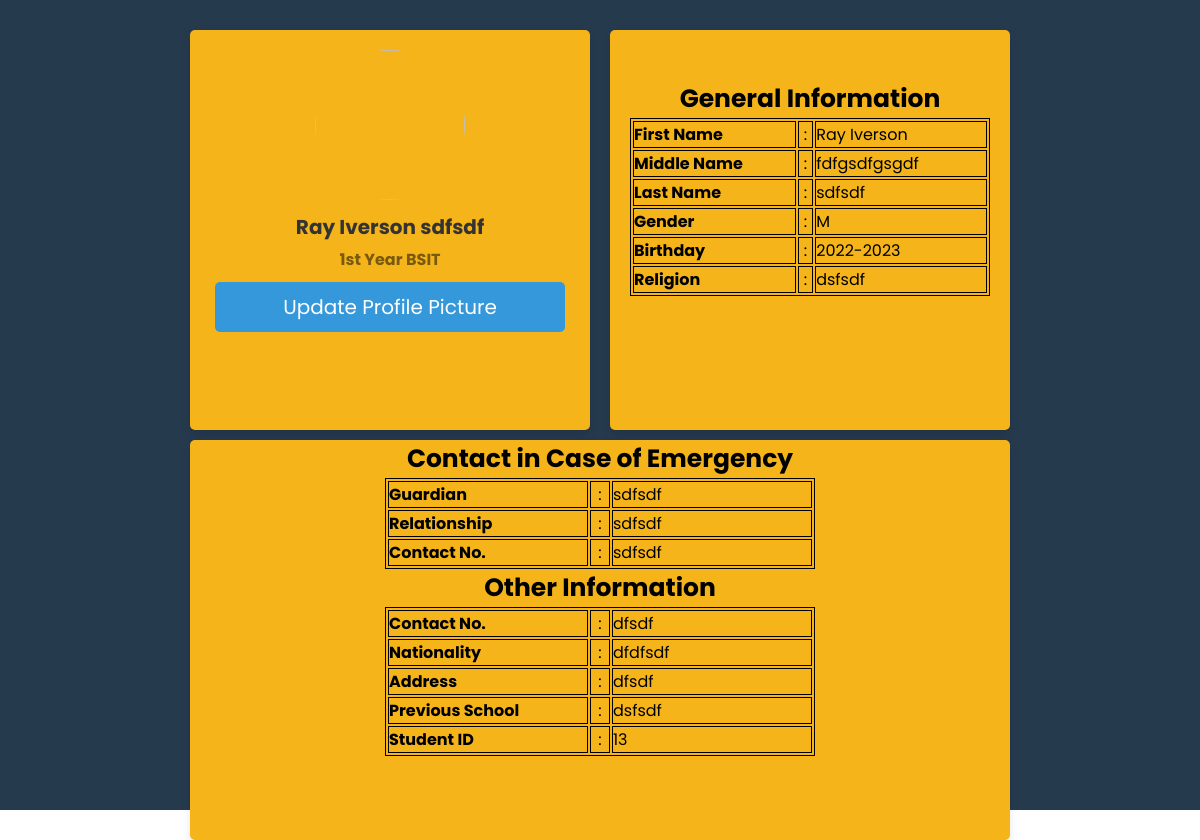
Screenshot of /UserProfile.php (signed in) with the database file from the repository.
### tables this page shows
CREATE TABLE `applicationform` (
  `id` int(11) NOT NULL,
  `stud_id` int(11) NOT NULL,
  `fName` varchar(255) NOT NULL,
  `mName` varchar(255) NOT NULL,
  `lName` varchar(255) NOT NULL,
  `gender` varchar(255) NOT NULL,
  `cNumber` varchar(255) NOT NULL,
  `nationality` varchar(255) NOT NULL,
  `address` varchar(255) NOT NULL,
  `prevSchool` varchar(255) NOT NULL,
  `course` varchar(255) NOT NULL,
  `year` varchar(255) NOT NULL,
  `schoolYear` varchar(255) NOT NULL,
  `emerName` varchar(255) NOT NULL,
  `emerRelationship` varchar(255) NOT NULL,
  `emerContact` varchar(255) NOT NULL,
  `birthday` varchar(30) NOT NULL,
  `religion` varchar(30) NOT NULL,
  `civilstatus` varchar(30) NOT NULL,
  `image` text NOT NULL,
  `type` varchar(10) NOT NULL
);

### UserProfile.php (the view, shortened to what this page needs)
<?php
include 'database.php';
if(isset($_SESSION['stud_id'])){
  $studid = $_SESSION['stud_id'];
  $sql = "SELECT * FROM applicationform where stud_id = '$studid'";
  $result = mysqli_query($mysqli, $sql);
  if(mysqli_num_rows($result)>0)
  {
      foreach($result as $row)
      {
      }
  }
}
$user_id = $_SESSION['stud_id'];
?>
<!DOCTYPE html>
<html lang="en">
<head>
</head>
<body>
    <div class="container">
      <div class="profile-two">
        <div class="profile">
            <?php
               $select = mysqli_query($mysqli, "SELECT * FROM applicationform WHERE stud_id = '$user_id'") or die('query failed');
               if(mysqli_num_rows($select) > 0){
                  $fetch = mysqli_fetch_assoc($select);
               }
               if($fetch['image'] == ''){
                  echo '<img src="default-avatar.png">';
               }else{
                  echo '<img src="uploaded_img/'.$fetch['image'].'">';
               }
            ?>
            <h3><?php echo $row['fName']." ".$row['lName']?></h3>
            <h4 style="opacity:50%;"><?php echo $row['year']." Year"." "."BS"."".$row['course'] ?></h4>
            <a href="updateProfilePic.php" class="btn">Update Profile Picture</a>
         </div>
         <div class="profile">
          <h1 style="text-align:center; margin-top:30px; font-size:25px;">General Information</h1>
          <table class="tbl">
            <tr>
            <th>First Name</th>
            <td>:</td>
            <td class="data"><?php echo $row['fName'];  ?></td>
              </tr>
              <tr>
            <th>Middle Name</th>
            <td>:</td>
            <td class="data"><?php echo $row['mName']; ?></td>
              </tr>
              <tr>
            <th>Last Name</th>
            <td>:</td>
            <td class="data"><?php echo $row['lName']; ?></td>
              </tr>
              <tr>
            <th>Gender</th>
            <td >:</td>
            <td class="data"><?php echo $row['gender']; ?></td>
              </tr>
              <tr>
            <th>Birthday</th>
            <td>:</td>
            <td class="data"><?php echo $row['schoolYear']; ?></td>
              </tr>
              <tr>
            <th>Religion</th>
            <td>:</td>
            <td class="data"><?php echo $row['prevSchool']; ?></td>
              </tr>
              </table></div></div><br><br><br><br><br><br><br><br><br><br><br><br><br><br>
              <div class="profile-two">
            <div class="profile2">
              <h1 style="text-align:center; font-size:25px;">Contact in Case of Emergency</h1>
              <table class="tbl2">
                <tr>
                  <th>Guardian</th>
                  <td>:</td>
                  <td class="data"><?php echo $row['emerName']; ?></td>
                </tr>
                <tr>
                  <th>Relationship</th>
                  <td>:</td>
                  <td class="data"><?php echo $row['emerRelationship']; ?></td>
                </tr>
                <tr>
                  <th>Contact No.</th>
                  <td>:</td>
                  <td class="data"><?php echo $row['emerContact']; ?></td>
                </tr>
              </table>
              <h1 style="text-align:center; font-size:25px;">Other Information</h1>
              <table class="tbl1">
                <tr>
                  <th>Contact No.</th>
                  <td>:</td>
                  <td class="data"><?php echo $row['cNumber']; ?></td>
                </tr>
                <tr>
                  <th>Nationality</th>
                  <td>:</td>
                  <td class="data"><?php echo $row['nationality']; ?></td>
                </tr>
                <tr>
                  <th>Address</th>
                  <td>:</td>
                  <td class="data"><?php echo $row['address']; ?></td>
                </tr>
                <tr>
                  <th>Previous School</th>
                  <td>:</td>
                  <td class="data"><?php echo $row['prevSchool']; ?></td>
                </tr>
                <tr>
                  <th>Student ID</th>
                  <td>:</td>
                  <td class="data"><?php echo $row['stud_id']; ?></td>
                </tr>
              </table>
            </div>
            </div>
    </div>
</body>
</html>

### UserProfile.php (style rules this page uses)
:root { --blue:#3498db; --dark-blue:#2980b9; --red:#e74c3c; --dark-red:#c0392b; --black:#333; --white:#fff; --light-bg:#eee; --box-shadow:0 5px 10px rgba(0,0,0,.1); --yellow:#f4b41a; }
* { font-family: 'Poppins', sans-serif; margin:0; padding:0; box-sizing: border-box; outline: none; border: none; text-decoration: none; }
.btn, .delete-btn { width: 350px; border-radius: 5px; padding:10px 30px; color:var(--white); display: block; text-align: center; cursor: pointer; font-size: 20px; margin-top: 10px; }
.btn { background-color: var(--blue); margin-left:auto; margin-right:auto; }
.container { min-height: 100vh; background-color: #263a4e; max-width: 100%; max-height: 100%; padding:20px; }
.container .profile img { height: 150px; width: 150px; border-radius: 50%; object-fit: cover; margin-bottom: 5px; }
.container .profile h3 { margin:5px 0; font-size: 20px; color:var(--black); }
.tbl { border:1px solid black; margin-left:50px; margin-left:auto; margin-right:auto; max-width: 100%; max-height: 100%; }
.tbl th { text-align:left; border:1px solid black; width:200px; }
.tbl td { text-align:center; width:20px; border:1px solid black; }
table .data { text-align:left; width:200px; }
.tbl1 { border:1px solid black; margin-left:auto; margin-right:auto; max-width: 100%; max-height: 100%; }
.tbl1 th { text-align:left; border:1px solid black; width:200px; }
.tbl1 td { text-align:center; width:20px; border:1px solid black; }
.tbl1 .data { text-align:left; width:200px; }
.tbl2 { border:1px solid black; max-width: 100%; max-height: 100%; margin-left:auto; margin-right:auto; }
.tbl2 th { text-align:left; border:1px solid black; width:200px; }
.tbl2 td { text-align:center; width:20px; border:1px solid black; }
.tbl2 .data { text-align:left; width:200px; }
.profile-two { width:100%; display:flex; justify-content: center; flex-wrap:wrap; }
.profile { position:relative; flex:1; max-width:400px; height:400px; margin:10px; border-radius:5px; padding:20px; background-color: var(--yellow); box-shadow: var(--box-shadow); text-align: center; }
.profile2 { position:relative; flex:1; max-width:820px; height:400px; margin:-350px; border-radius:5px; background-color: var(--yellow); box-shadow: var(--box-shadow); text-align: center; }

### rows the page displays
applicationform: fName "Ray Iverson", lName "sdfsdf", year "1st", course "IT", mName "fdfgsdfgsgdf", gender "M", schoolYear "2022-2023", prevSchool "dsfsdf", emerName "sdfsdf", emerRelationship "sdfsdf", emerContact "sdfsdf", cNumber "dfsdf", nationality "dfdfsdf", address "dfsdf", stud "13"
